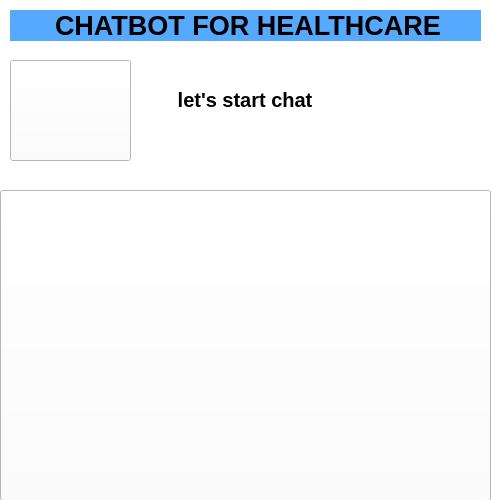
<?xml version="1.0" encoding="UTF-8"?>
<ui version="4.0">
 <class>MainWindow</class>
 <widget class="QMainWindow" name="MainWindow">
  <property name="geometry">
   <rect>
    <x>0</x>
    <y>0</y>
    <width>493</width>
    <height>500</height>
   </rect>
  </property>
  <property name="windowTitle">
   <string>On Your Service</string>
  </property>
  <property name="windowIcon">
   <iconset>
    <normaloff>2018-11-29_Healthcare_workforce_managment.jpg</normaloff>2018-11-29_Healthcare_workforce_managment.jpg</iconset>
  </property>
  <property name="styleSheet">
   <string notr="true">background-color: rgb(255, 255, 255);
</string>
  </property>
  <widget class="QWidget" name="centralwidget">
   <widget class="QLabel" name="label">
    <property name="geometry">
     <rect>
      <x>10</x>
      <y>10</y>
      <width>471</width>
      <height>31</height>
     </rect>
    </property>
    <property name="font">
     <font>
      <pointsize>20</pointsize>
      <weight>75</weight>
      <bold>true</bold>
     </font>
    </property>
    <property name="styleSheet">
     <string notr="true">background-color: rgb(85, 170, 255);</string>
    </property>
    <property name="text">
     <string>      CHATBOT FOR HEALTHCARE</string>
    </property>
   </widget>
   <widget class="QPushButton" name="pushButton">
    <property name="geometry">
     <rect>
      <x>0</x>
      <y>190</y>
      <width>491</width>
      <height>311</height>
     </rect>
    </property>
    <property name="text">
     <string/>
    </property>
    <property name="icon">
     <iconset>
      <normaloff>1_69vLXZCjrJwdXytj0CTSiQ.jpeg</normaloff>1_69vLXZCjrJwdXytj0CTSiQ.jpeg</iconset>
    </property>
    <property name="iconSize">
     <size>
      <width>500</width>
      <height>700</height>
     </size>
    </property>
   </widget>
   <widget class="QPushButton" name="massenger">
    <property name="geometry">
     <rect>
      <x>10</x>
      <y>60</y>
      <width>121</width>
      <height>101</height>
     </rect>
    </property>
    <property name="text">
     <string/>
    </property>
    <property name="icon">
     <iconset>
      <normaloff>1200px-Facebook_Messenger_logo_2013.svg.png</normaloff>1200px-Facebook_Messenger_logo_2013.svg.png</iconset>
    </property>
    <property name="iconSize">
     <size>
      <width>90</width>
      <height>90</height>
     </size>
    </property>
   </widget>
   <widget class="QLabel" name="label_2">
    <property name="geometry">
     <rect>
      <x>150</x>
      <y>90</y>
      <width>191</width>
      <height>20</height>
     </rect>
    </property>
    <property name="font">
     <font>
      <pointsize>15</pointsize>
      <weight>75</weight>
      <bold>true</bold>
     </font>
    </property>
    <property name="text">
     <string>     let's start chat</string>
    </property>
   </widget>
  </widget>
 </widget>
 <resources/>
 <connections>
  <connection>
   <sender>massenger</sender>
   <signal>clicked()</signal>
   <receiver>MainWindow</receiver>
   <slot>open()</slot>
   <hints>
    <hint type="sourcelabel">
     <x>70</x>
     <y>110</y>
    </hint>
    <hint type="destinationlabel">
     <x>246</x>
     <y>249</y>
    </hint>
   </hints>
  </connection>
  <connection>
   <sender>massenger</sender>
   <signal>clicked()</signal>
   <receiver>MainWindow</receiver>
   <slot>close()</slot>
   <hints>
    <hint type="sourcelabel">
     <x>70</x>
     <y>110</y>
    </hint>
    <hint type="destinationlabel">
     <x>246</x>
     <y>249</y>
    </hint>
   </hints>
  </connection>
 </connections>
 <slots>
  <slot>open()</slot>
 </slots>
</ui>
